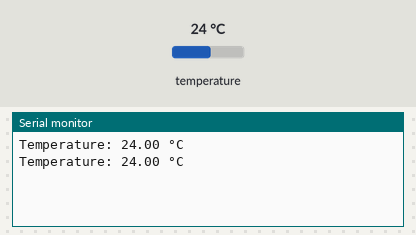
A sketch run on a simulated ESP32. Parts: the last lines printed to the serial monitor. Wiring (inferred from the names in the program): TMP102 temperature sensor at I2C address 0x48. Inputs (shaded band) come from the test bench; at power-on: temperature 24 °C.

Above: at 1.8 s.
1.9 s: temperature set to 12 °C
At 2.8 s:
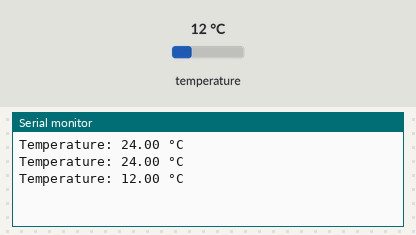
3.4 s: temperature set to 19 °C
At 4.8 s:
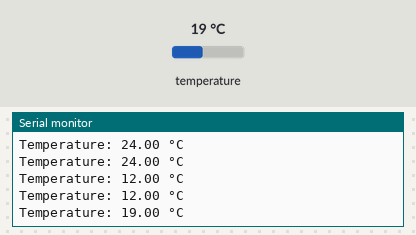
Timing chart, 0 to 6.4 s (numbered marks = the images above; inputs shaded):
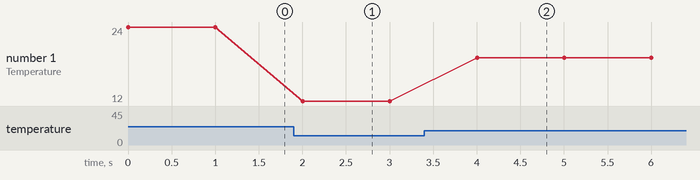

Measured:
- after the input at 1.9 s, the serial monitor: prints a new line after 0.10 s (image 1)
- after the input at 3.4 s, the serial monitor: prints a new line after 0.60 s (image 2)
- plotted number 1: 24 → 12 after the input at 1.9 s, 12 → 19 after the input at 3.4 s

The sketch:

TMP_102.ino
```cpp
#include <Wire.h>

#define TMP102_ADDR 0x48  // TMP102 default I2C address

void setup() {
    Serial.begin(115200);
    Wire.begin(21, 19); // SDA -> GPIO21, SCL -> GPIO19 (or use GPIO22 for SCL)
}

void loop() {
    Wire.beginTransmission(TMP102_ADDR);
    Wire.write(0x00); // Select temperature register
    Wire.endTransmission(false);

    Wire.requestFrom(TMP102_ADDR, 2);  // Request 2 bytes from TMP102
    if (Wire.available() == 2) {
        int16_t rawData = (Wire.read() << 8) | Wire.read();  // Read 16-bit data

        rawData = rawData >> 4;  // Shift right to get the 12-bit temperature value

        // Handle negative temperatures
        if (rawData & 0x800) {
            rawData |= 0xF000;  // Extend sign for negative temperature
        }

        float temperature = rawData * 0.0625;  // Convert to Celsius

        // Print temperature to Serial Monitor
        Serial.print("Temperature: ");
        Serial.print(temperature);
        Serial.println(" °C");
    } else {
        Serial.println("Failed to read temperature.");
    }

    delay(1000); // Read temperature every second
}
```
